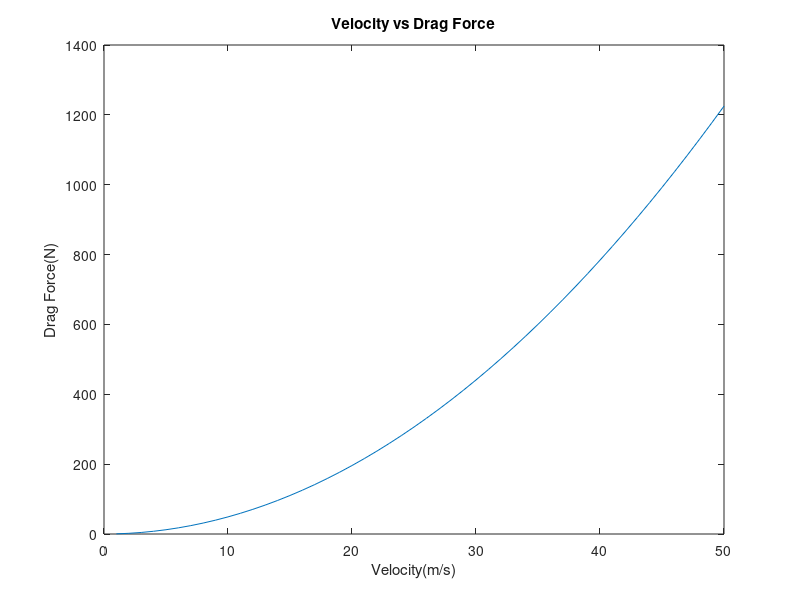
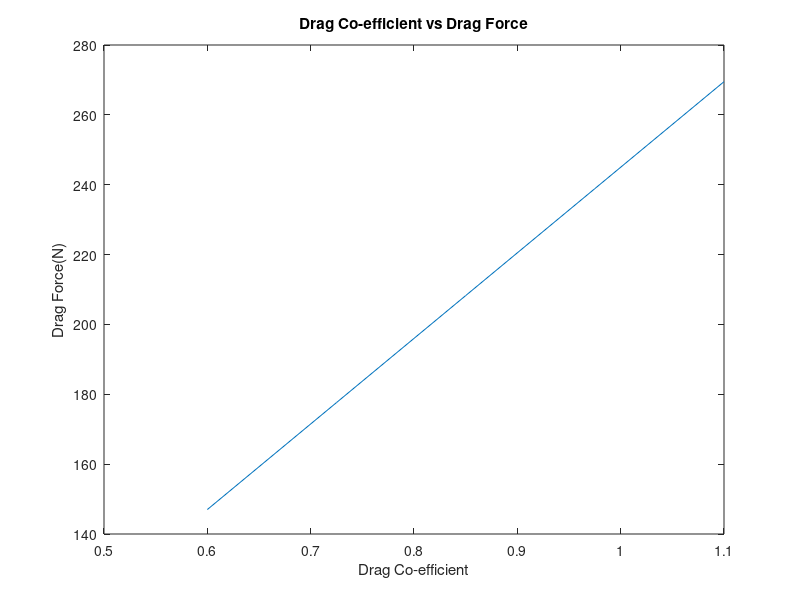

Reproduce these figures in MATLAB, in order.
%input for Velocity vs Drag Force
c=0.8;
v=linspace(1,50,50);
Roh=1.225;
A=1;


%formulae
D=0.5*c*Roh*A*(v.^2);


%plot
figure(1)
plot(v,D);
xlabel('Velocity(m/s)');
ylabel('Drag Force(N)');
title('Velocity vs Drag Force');

%input for Drag coefficient vs Drag Force
c=linspace(0.6,1.1,5);
v=20;

%formulae
D=0.5*c*Roh*A*(v.^2);

%plot
figure(2)
plot(c,D);
xlabel('Drag Co-efficient');
ylabel('Drag Force(N)');
title('Drag Co-efficient vs Drag Force');